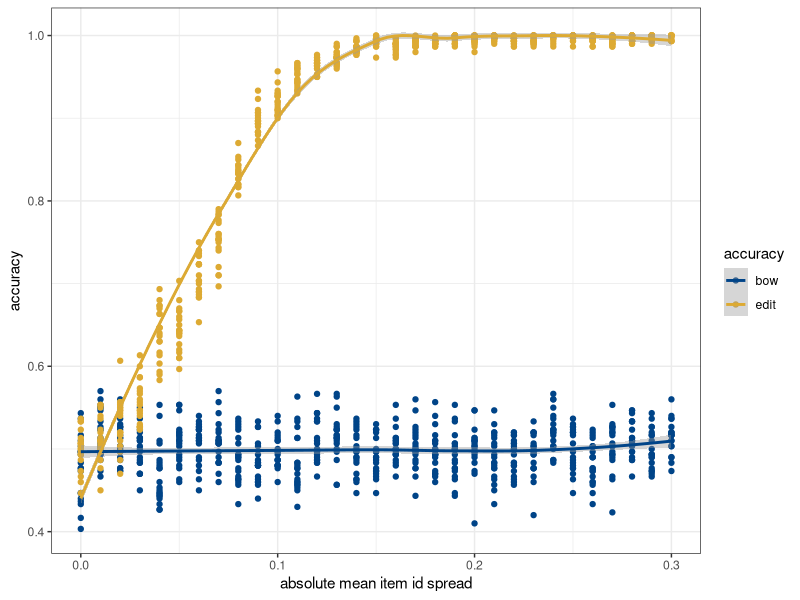

The R source for this figure:
library(ggplot2)

accuracies = read.table("../results/N=500_mu_i_shift.csv", header = FALSE)
colnames(accuracies) = c("accuracy", "method", "rep", "run")

ggplot(accuracies, aes(x = run, y = accuracy, color = method)) +
    geom_point() +
    geom_smooth() +
    theme_bw() +
    xlab("absolute mean item id spread") +
    scale_color_manual(name = "accuracy", values = c("bow" = "#004488", "edit" = "#DDAA33"))
